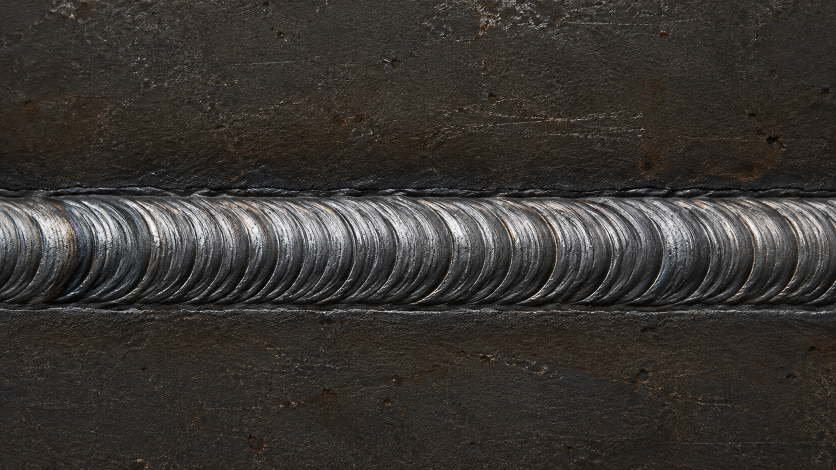
#> input picture data/raw/imagens/solda_aprovada.png, 1672 x 940 px (shown at 1/2 size)
$ python -i preprocessing.py   (imports and definitions only)   (older library calls are emulated)
#> lines starting #> are read from the running program, lines starting #| are printed output that depends on the picture
"""Leitura, validação e extração de descritores visuais HOG e cor."""

from __future__ import annotations

from pathlib import Path

import cv2
import numpy as np


IMAGE_SIZE = (128, 128)
FEATURE_VERSION = "hog_rgb_hist_v1"


def load_rgb_image(image_path: str | Path, image_size: tuple[int, int] = IMAGE_SIZE) -> np.ndarray:
    """Abre a imagem e devolve RGB uint8 redimensionado sem sobrescrever a origem."""
#> called with image_size = (128, 128)
    caminho = Path(image_path)
    if not caminho.is_file():
        raise FileNotFoundError(f"Imagem não encontrada: {caminho}")
    imagem = cv2.imread(str(caminho), cv2.IMREAD_UNCHANGED)
#> imagem is the input picture: shape (940, 1672, 3); mean B, G, R 49.4, 52.9, 56.7
    if imagem is None or imagem.size == 0:
        raise ValueError(f"Imagem inválida ou ilegível: {caminho}")
    if imagem.dtype != np.uint8:
        raise ValueError(f"Formato de pixel não suportado em {caminho}: {imagem.dtype}; esperado uint8.")
    if imagem.ndim == 2:
        rgb = cv2.cvtColor(imagem, cv2.COLOR_GRAY2RGB)
    elif imagem.ndim == 3 and imagem.shape[2] == 3:
        rgb = cv2.cvtColor(imagem, cv2.COLOR_BGR2RGB)
    elif imagem.ndim == 3 and imagem.shape[2] == 4:
        rgb = cv2.cvtColor(imagem, cv2.COLOR_BGRA2RGB)
    else:
        raise ValueError(f"Número de canais incompatível em {caminho}: shape={imagem.shape}.")
    if rgb.shape[0] < 1 or rgb.shape[1] < 1 or not np.isfinite(rgb).all():
        raise ValueError(f"Dimensões ou valores de pixel inválidos em {caminho}.")
    largura, altura = image_size
    if largura <= 0 or altura <= 0:
        raise ValueError("O tamanho de entrada deve ter dimensões positivas.")
    interpolacao = cv2.INTER_AREA if rgb.shape[1] > largura or rgb.shape[0] > altura else cv2.INTER_LINEAR
#> interpolacao = 3
    return cv2.resize(rgb, (largura, altura), interpolation=interpolacao)
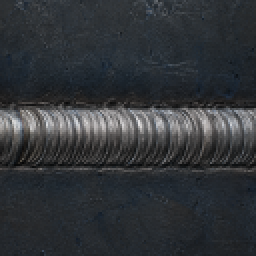
#> returned value: shape (128, 128, 3) (shown 2 times larger); mean of channels 0, 1, 2 56.7, 52.9, 49.4; drawn as B, G, R


def extract_features(image_path: str | Path, image_size: tuple[int, int] = IMAGE_SIZE) -> np.ndarray:
    """Extrai HOG, histogramas RGB e médias espaciais em um vetor determinístico."""
    rgb = load_rgb_image(image_path, image_size)
    gray = cv2.cvtColor(rgb, cv2.COLOR_RGB2GRAY)
    # HOG explícito: histograma de orientação por célula 8x8, blocos 2x2
    # normalizados. Implementação própria evita dependência de APIs HOG opcionais.
    grad_x = cv2.Sobel(gray, cv2.CV_32F, 1, 0, ksize=3)
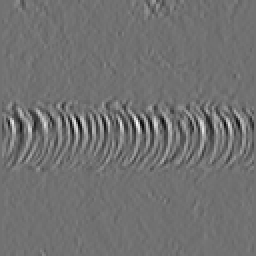
#> grad_x: shape (128, 128) float32 (shown 2 times larger); min -417, max 518, mean -0.3; drawn with min black and max white
    grad_y = cv2.Sobel(gray, cv2.CV_32F, 0, 1, ksize=3)
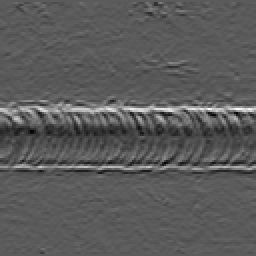
#> grad_y: shape (128, 128) float32 (shown 2 times larger); min -268, max 480, mean -1; drawn with min black and max white
    magnitude, angulo = cv2.cartToPolar(grad_x, grad_y, angleInDegrees=True)
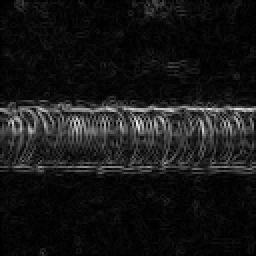
#> magnitude: shape (128, 128) float32 (shown 2 times larger); min 0, max 530.4, mean 47.7; drawn with min black and max white
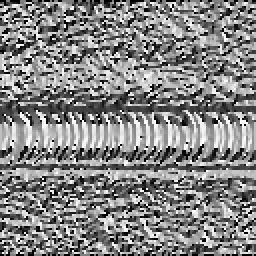
#> angulo: shape (128, 128) float32 (shown 2 times larger); min 0, max 359.8, mean 187.6; drawn with min black and max white
    angulo = np.mod(angulo, 180.0)
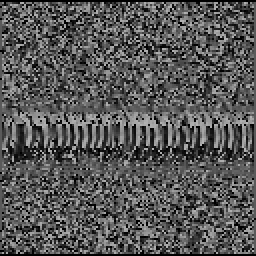
#> angulo: shape (128, 128) float32 (shown 2 times larger); min 0, max 179.8, mean 86.2
    altura, largura = gray.shape
#> altura = 128; largura = 128
    celula = 8
    bins = 9
    grade_y, grade_x = altura // celula, largura // celula
#> grade_y = 16; grade_x = 16
    hist_celulas = np.zeros((grade_y, grade_x, bins), dtype=np.float32)
    for linha in range(grade_y):
        for coluna in range(grade_x):
            y0, x0 = linha * celula, coluna * celula
            magnitudes = magnitude[y0:y0+celula, x0:x0+celula].reshape(-1)
            angulos = angulo[y0:y0+celula, x0:x0+celula].reshape(-1)
            hist_celulas[linha, coluna], _ = np.histogram(angulos, bins=bins, range=(0, 180), weights=magnitudes)
    blocos = []
    for linha in range(grade_y - 1):
        for coluna in range(grade_x - 1):
            bloco = hist_celulas[linha:linha+2, coluna:coluna+2].reshape(-1)
            blocos.append(bloco / np.sqrt(float(np.dot(bloco, bloco)) + 1e-6))
#> after the loop, blocos = 225 items
    hog = np.concatenate(blocos)
#> hog = 8100 values, max 0.784 at index 3010, min 0 at index 3, mean 0.129
    histogramas = []
    for canal in range(3):
        hist = cv2.calcHist([rgb], [canal], None, [16], [0, 256]).reshape(-1)
        hist = hist / max(float(hist.sum()), 1.0)
        histogramas.append(hist)
#> after the loop, histogramas = 3 items
    # Médias em uma grade 4x4 preservam informação grosseira de posição.
    medias_espaciais = cv2.resize(rgb.astype(np.float32), (4, 4), interpolation=cv2.INTER_AREA).reshape(-1) / 255.0
#> medias_espaciais = 48 values, max 0.29 at index 15, min 0.132 at index 47, mean 0.208
    descritores = np.concatenate([hog.astype(np.float32), *histogramas, medias_espaciais]).astype(np.float32)
#> descritores = 8196 values, max 0.784 at index 3010, min 0 at index 3, mean 0.129
    if not np.isfinite(descritores).all():
        raise ValueError(f"Descritores inválidos calculados para {image_path}.")
    return descritores


def augment_image(image: np.ndarray, angle_degrees: float = 3.0, brightness_delta: float = 0.04) -> np.ndarray:
    """Gera uma variação moderada para uso futuro, sem ser usada no dataset inicial."""
    if image.ndim != 3 or image.shape[2] != 3 or image.dtype != np.uint8:
        raise ValueError("Aumento espera imagem RGB uint8 com três canais.")
    if abs(angle_degrees) > 5 or not 0 <= brightness_delta <= 0.08:
        raise ValueError("Aumento limitado a rotação de até 5° e brilho até 0,08.")
    altura, largura = image.shape[:2]
    centro = (largura / 2, altura / 2)
    matriz = cv2.getRotationMatrix2D(centro, float(angle_degrees), 1.0)
    rodada = cv2.warpAffine(image, matriz, (largura, altura), flags=cv2.INTER_LINEAR, borderMode=cv2.BORDER_REFLECT_101)
    return np.clip(rodada.astype(np.float32) * (1.0 + brightness_delta), 0, 255).astype(np.uint8)

>>> result = extract_features('../../data/raw/imagens/solda_aprovada.png')
#> result has the same summary as descritores in extract_features

$ run again, on data/raw/imagens/solda_reprovada.png
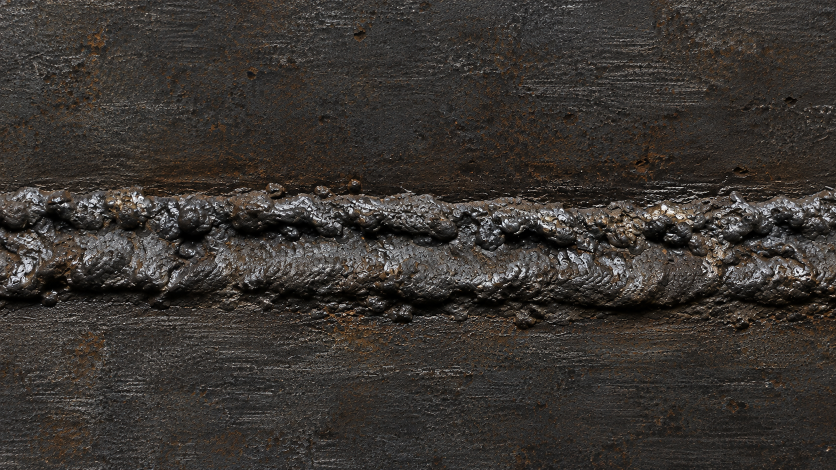
#> input picture data/raw/imagens/solda_reprovada.png, 1672 x 940 px (shown at 1/2 size)
#> in load_rgb_image, imagem is the input picture: shape (940, 1672, 3); mean B, G, R 48.6, 52.7, 57.3
#> in extract_features, `magnitude, angulo = cv2.cartToPolar(grad_x, grad_y, angleInDegrees=True)`:
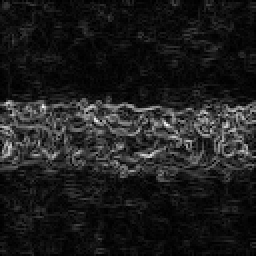
#> magnitude: shape (128, 128) float32 (shown 2 times larger); min 0, max 489.5, mean 56.3; drawn with min black and max white
#> in extract_features, `angulo = np.mod(angulo, 180.0)`:
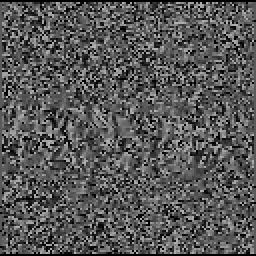
#> angulo: shape (128, 128) float32 (shown 2 times larger); min 0, max 179.6, mean 86.8
#> after the loop in extract_features, `for linha in range(grade_y - 1):`: blocos = 225 items
#> hog = 8100 values, max 0.718 at index 175, min 0 at index 2727, mean 0.134
#> after the loop in extract_features, `for canal in range(3):`: histogramas = 3 items
#> medias_espaciais = 48 values, max 0.252 at index 27, min 0.151 at index 47, mean 0.207
#> descritores = 8196 values, max 0.718 at index 175, min 0 at index 2727, mean 0.134
#> result has the same summary as descritores in extract_features

$ run again, on data/raw/imagens/termica_solda_reprovada.png
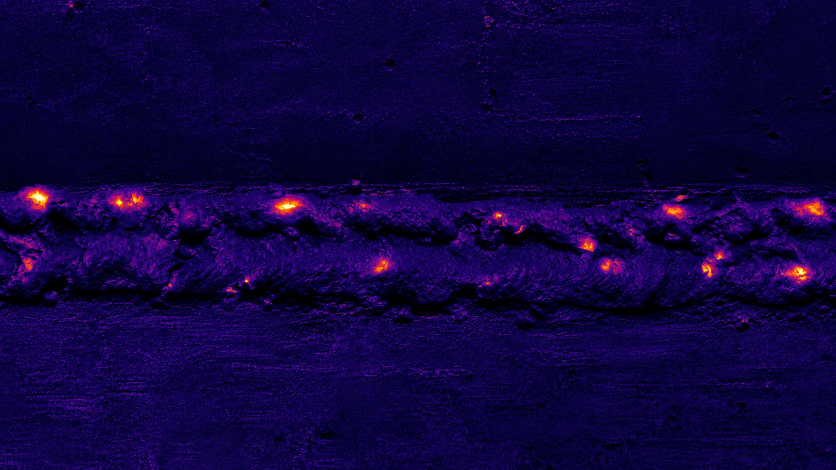
#> input picture data/raw/imagens/termica_solda_reprovada.png, 1672 x 940 px (shown at 1/2 size)
#> in load_rgb_image, imagem is the input picture: shape (940, 1672, 3); mean B, G, R 63.7, 3.2, 15.5
#> in extract_features, `magnitude, angulo = cv2.cartToPolar(grad_x, grad_y, angleInDegrees=True)`:
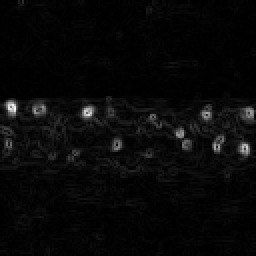
#> magnitude: shape (128, 128) float32 (shown 2 times larger); min 0, max 667.3, mean 23.6; drawn with min black and max white
#> in extract_features, `angulo = np.mod(angulo, 180.0)`:
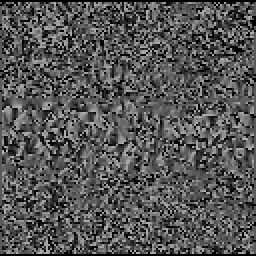
#> angulo: shape (128, 128) float32 (shown 2 times larger); min 0, max 179.3, mean 84.9
#> after the loop in extract_features, `for linha in range(grade_y - 1):`: blocos = 225 items
#> hog = 8100 values, max 0.744 at index 9, min 0 at index 431, mean 0.132
#> the loop in extract_features, `for canal in range(3):` made 3 passes
#> hist on pass 2: [16246, 49, 30, 17, 13, 5, 6, 3, 5, 1, 2, 2, 2, 2, 0, 1]
#> after the loop in extract_features, `for canal in range(3):`: histogramas = 3 items
#> medias_espaciais = 48 values, max 0.301 at index 38, min 0.00807 at index 10, mean 0.108
#> descritores = 8196 values, max 0.992 at index 8116, min 0 at index 431, mean 0.131
#> result has the same summary as descritores in extract_features
